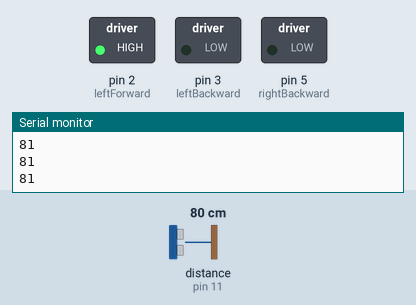
Recording of a sketch running on a simulated Arduino Uno, built with avr-gcc and run on an emulated ATmega328P. Shown: switched loads named in the sketch (green lamp = pin HIGH), the last lines printed to the serial monitor. Wiring (inferred from the names in the program): ultrasonic range finder: trigger pin 12; echo pin 11. The inputs (shaded band) are chosen by the test bench; at power-on: distance to the obstacle (sensor on pin 11) 80 cm. The echo pulse lasts 58.3 µs per cm; pins used as bus, display or sensor lines are not drawn.

Above: at 1.2 s.
1.3 s: distance to the obstacle (sensor on pin 11) set to 16 cm
2.8 s: distance to the obstacle (sensor on pin 11) set to 13 cm
At 4.0 s:
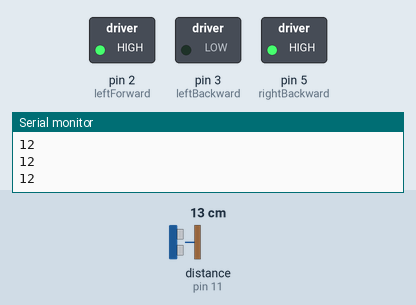
4.3 s: distance to the obstacle (sensor on pin 11) set to 18 cm
At 5.2 s:
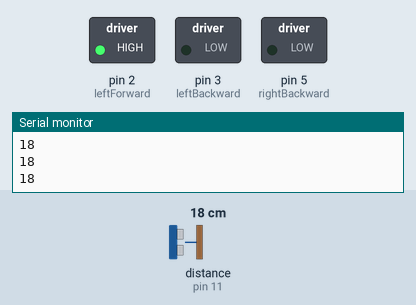
5.8 s: distance to the obstacle (sensor on pin 11) set to 2 cm
At 6.4 s:
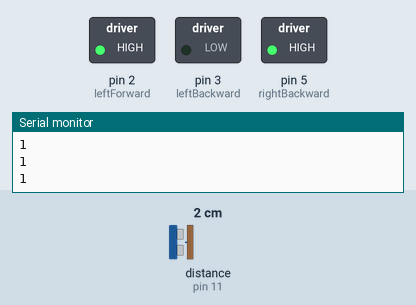
Timing chart, 0 to 8.3 s (numbered marks = the images above; inputs shaded):
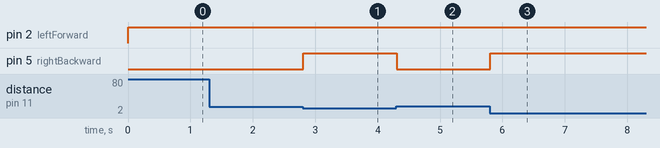

The sketch:

object_avoiding_robot_program_in_arduino.ino
```cpp
const int trig =12;
const int echo = 11;
const int leftForward = 2;
const int leftBackward =3;
const int rightForward = 4;
const int rightBackward =5;

int duration = 0;
int distance = 0;

void setup()
{
  // put your setup code here, to run once:
  pinMode(trig , OUTPUT);
  pinMode(echo , INPUT);
  pinMode(leftBackward , OUTPUT);
  pinMode(leftForward , OUTPUT);
  pinMode(rightBackward , OUTPUT);
  pinMode(rightBackward , OUTPUT);

  Serial.begin(9600);

}

void loop()
{
  // put your main code here, to run repeatedly:
  digitalWrite(trig , HIGH);
  delayMicroseconds(1000);
  digitalWrite(trig , LOW);

  duration = pulseIn(echo , HIGH);
  distance = (duration/2)/28.5;
  Serial.println(distance);

  if (distance < 15)
  {
    digitalWrite(leftForward , HIGH);
    digitalWrite(leftBackward , LOW);
    digitalWrite(rightForward , LOW);
    digitalWrite(rightBackward , HIGH);
  }
  else
  {
    digitalWrite(leftForward , HIGH);
    digitalWrite(leftBackward , LOW);
    digitalWrite(rightForward , HIGH);
    digitalWrite(rightBackward , LOW);
  }
}
```

Measured:
- the behaviour switches between 15 and 14 cm on distance to the obstacle (sensor on pin 11) (found by bisection; images 0 and 1)
- after the input at 2.8 s, pin 5 (rightBackward): LOW → HIGH at once
- after the input at 4.3 s, pin 5 (rightBackward): HIGH → LOW at once
- after the input at 5.8 s, pin 5 (rightBackward): LOW → HIGH at once
